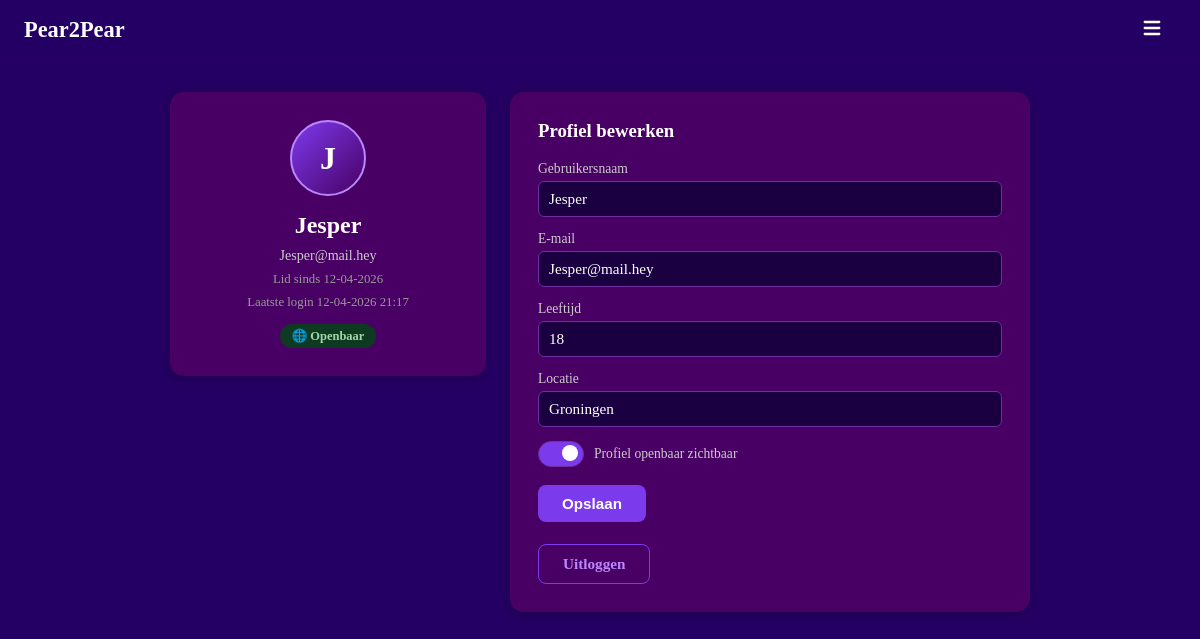
Before: /account (signed in) with the older database file.
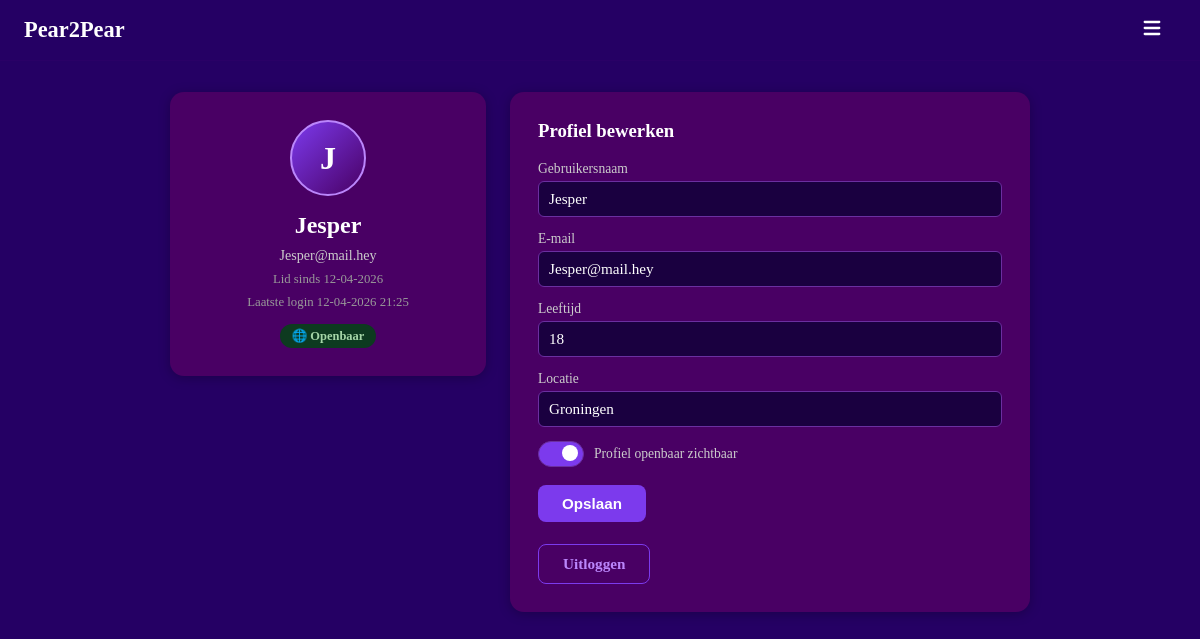
After: the same page with the newer database file.
### models.py (models this page shows, shortened)
class User(UserMixin, db.Model):
    __tablename__ = "users"
    id            = db.Column(db.Integer, primary_key=True)
    username      = db.Column(db.String(30),  unique=True, nullable=False, index=True)
    email         = db.Column(db.String(120), unique=True, nullable=False, index=True)
    password_hash = db.Column(db.String(256), nullable=False)
    created_at    = db.Column(db.DateTime, default=datetime.utcnow, nullable=False)
    last_login    = db.Column(db.DateTime, default=datetime.utcnow, nullable=False)
    age       = db.Column(db.Integer,     nullable=True)
    location  = db.Column(db.String(100), nullable=True)
    is_public = db.Column(db.Boolean,     default=True, nullable=False)
    sent_requests     = db.relationship("Friendship", foreign_keys=[Friendship.from_id], backref="from_user", lazy="dynamic")
    received_requests = db.relationship("Friendship", foreign_keys=[Friendship.to_id],   backref="to_user",   lazy="dynamic")
    def pending_received(self):
        reqs = Friendship.query.filter_by(to_id=self.id, status="pending").all()
        return User.query.filter(User.id.in_([r.from_id for r in reqs])).all()
    def unread_message_count(self):
        return Message.query.filter_by(receiver_id=self.id, read=False).count()

### main.py (the view, shortened to what this page needs)
    @app.route("/account", methods=["GET", "POST"])
    @login_required
    def account():
        form = EditProfileForm(
            current_user_id=current_user.id,
            data={
                "username":  current_user.username,
                "email":     current_user.email,
                "age":       current_user.age,
                "location":  current_user.location,
                "is_public": current_user.is_public,
            }
        )
        return render_template("account.html", user=current_user, form=form)

### main.py (shortened to what this page needs)
class EditProfileForm(FlaskForm):
    username  = StringField("Gebruikersnaam", validators=[DataRequired(), Length(min=3, max=30)])
    email     = StringField("E-mail",         validators=[DataRequired(), Email()])
    age       = IntegerField("Leeftijd",       validators=[Optional(), NumberRange(min=1, max=120)])
    location  = StringField("Locatie",         validators=[Optional(), Length(max=100)])
    is_public = BooleanField("Profiel openbaar")
    submit    = SubmitField("Opslaan")
    def __init__(self, current_user_id, *args, **kwargs):
        super().__init__(*args, **kwargs)
        self._current_user_id = current_user_id

### main.py (called while the page is built)
def create_app() -> Flask:
    app = Flask(__name__)
    app.config["SECRET_KEY"]                     = os.environ["SECRET_KEY"]
    app.config["SQLALCHEMY_DATABASE_URI"]        = os.environ["DATABASE_URL"]
    app.config["SQLALCHEMY_TRACK_MODIFICATIONS"] = False
    app.config["REMEMBER_COOKIE_DURATION"]       = timedelta(days=30)
    app.config["REMEMBER_COOKIE_HTTPONLY"]       = True
    app.config["REMEMBER_COOKIE_SAMESITE"]       = "Lax"
    db.init_app(app)
    login_manager = LoginManager(app)
    login_manager.login_view             = "login"
    login_manager.login_message          = "Log in om deze pagina te bekijken."
    login_manager.login_message_category = "info"
    @login_manager.user_loader
    def load_user(user_id: str):
        return db.session.get(User, int(user_id))
    with app.app_context():
        db.create_all()
    register_routes(app)
    return app

### templates/account.html (shortened to what this page needs)
{% extends "base.html" %}
{% block content %}
<div class="account-page">
    <div class="box account-info">
        <div class="center">
            <div class="account-avatar">{{ user.username[0].upper() }}</div>
            <h2>{{ user.username }}</h2>
            <p>{{ user.email }}</p>
            <p class="account-meta">Lid sinds {{ user.created_at.strftime('%d-%m-%Y') }}</p>
            <p class="account-meta">Laatste login {{ user.last_login.strftime('%d-%m-%Y %H:%M') }}</p>
            <span class="account-badge {% if user.is_public %}badge--public{% else %}badge--private{% endif %}">
                {% if user.is_public %}🌐 Openbaar{% else %}🔒 Privé{% endif %}
            </span>
        </div>
    </div>
    <div class="box account-edit">
        <h3>Profiel bewerken</h3>
        <form method="POST" action="/account">
            <div class="field">
                {{ form.username.label }}
                {{ form.username() }}
            </div>
            <div class="field">
                {{ form.email.label }}
                {{ form.email() }}
            </div>
            <div class="field">
                {{ form.age.label }}
                {{ form.age(placeholder="Jouw leeftijd") }}
            </div>
            <div class="field">
                {{ form.location.label }}
                {{ form.location(placeholder="Stad, land …") }}
            </div>
            <div class="field toggle-row">
                <label for="is_public" class="toggle-label">
                    <span class="toggle-track">
                        <span class="toggle-thumb"></span>
                    </span>
                    Profiel openbaar zichtbaar
                </label>
            </div>
            <div class="field">
                {{ form.submit(class="btn") }}
            </div>
        </form>
        <a href="/logout" class="btn btn--outline" style="margin-top: 8px; display: inline-block;">Uitloggen</a>
    </div>
</div>
{% endblock %}

### templates/base.html (shortened to what this page needs)
<!doctype html>
<html lang="en">
<head>
    <link rel="stylesheet" href="/static/style.css">
</head>
<body>
    <header>
        <a href="/" class="invlink"><h1>Pear2Pear</h1></a>
        <div class="dropdown">
            <button class="dropbtn" aria-label="Menu">
            </button>
        </div>
    </header>
    <main>
    {% block content %}
    {% endblock %}
    </main>
</body>
</html>

### static/style.css (style rules this page uses)
html, body { height: 100%; margin: 0; background-color: #250064; overflow: hidden; }
main { background-color: #250064; display: flex; justify-content: center; align-items: center; min-height: 95vh; margin: 0; overflow-y: auto; }
h1, h2, h3, p, small, label { color: white; }
a { color: #bb86fc; }
.invlink { text-decoration: none; }
.center { display: flex; text-align: center; flex-direction: column; align-items: center; }
header { position: fixed; top: 0; left: 0; right: 0; display: flex; align-items: center; justify-content: space-between; padding: 0 24px; background: #250064; z-index: 200; height: 60px; border-bottom: 1px solid #3a006f44; }
header h1 { margin: 0; font-size: 1.4rem; }
main { padding-top: 60px; }
.dropdown { position: relative; }
.dropbtn { background-color: transparent; color: white; padding: 12px; font-size: 16px; border: none; cursor: pointer; }
.box { padding: 28px; border-radius: 14px; background-color: #490064; box-shadow: 0 2px 12px rgba(0,0,0,0.25); }
.field { display: flex; flex-direction: column; align-items: flex-start; margin-bottom: 14px; width: 100%; }
.field label { color: #ccc; font-size: 0.85rem; margin-bottom: 4px; }
.field input[type="text"], .field input[type="password"], .field input[type="email"], .field input[type="number"], .field textarea { width: 100%; padding: 8px 10px; border-radius: 6px; border: 1px solid #6b2fa0; background-color: #1a0040; color: white; font-size: 0.95rem; box-sizing: border-box; transition: border-color 0.2s; resize: vertical; font-family: inherit; }
.toggle-row { flex-direction: row; align-items: center; gap: 12px; }
.toggle-label { display: flex; align-items: center; gap: 10px; cursor: pointer; color: #ccc; font-size: 0.9rem; user-select: none; }
.toggle-track { width: 44px; height: 24px; background: #3a006f; border-radius: 999px; position: relative; transition: background 0.25s; flex-shrink: 0; border: 1px solid #6b2fa0; }
.toggle-thumb { position: absolute; top: 3px; left: 3px; width: 16px; height: 16px; border-radius: 50%; background: #888; transition: transform 0.25s, background 0.25s; }
input[type="checkbox"]:checked + .toggle-label .toggle-track { background: #7c3aed; }
input[type="checkbox"]:checked + .toggle-label .toggle-thumb { transform: translateX(20px); background: white; }
.btn { background-color: #7c3aed; color: white; border: none; padding: 10px 24px; border-radius: 8px; cursor: pointer; font-size: 0.95rem; font-weight: 600; transition: background-color 0.2s; text-decoration: none; display: inline-block; }
.btn--outline { background: transparent; border: 1px solid #7c3aed; color: #bb86fc; }
.account-page { display: flex; gap: 24px; align-items: flex-start; width: 80%; max-width: 860px; padding: 32px 0; }
.account-info { width: 260px; flex-shrink: 0; text-align: center; }
.account-info h2 { margin: 12px 0 4px; }
.account-info p { margin: 4px 0; color: #ccc; font-size: 0.88rem; }
.account-meta { color: #999 !important; font-size: 0.8rem !important; }
.account-avatar, .profile-detail__avatar { width: 72px; height: 72px; border-radius: 50%; background: linear-gradient(135deg, #7c3aed, #490064); display: flex; align-items: center; justify-content: center; font-size: 2rem; font-weight: 700; color: white; margin: 0 auto 4px; border: 2px solid #bb86fc; }
.account-badge { display: inline-block; margin-top: 10px; padding: 4px 12px; border-radius: 999px; font-size: 0.78rem; font-weight: 600; }
.badge--public { background: #0d3a20; color: #a5d6a7; }
.account-edit { flex: 1; }
.account-edit h3 { margin-top: 0; }
main:has(.profiles-page), main:has(.friends-page), main:has(.messages-page), main:has(.account-page), main:has(.profile-detail-page) { align-items: flex-start; overflow-y: auto; }

Changed rows visible on the page:
changed User "Jesper": last_login "12-04-2026 21:17" → "12-04-2026 21:25"
